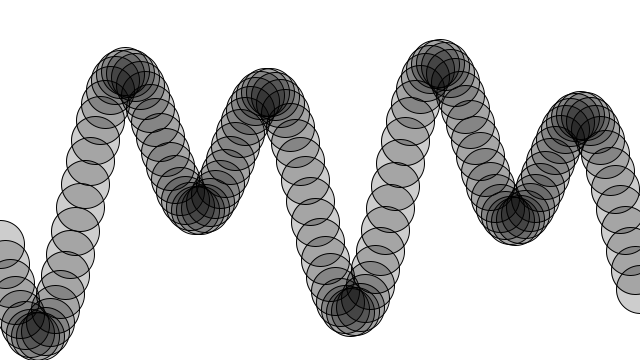
Frame 1 (no input)
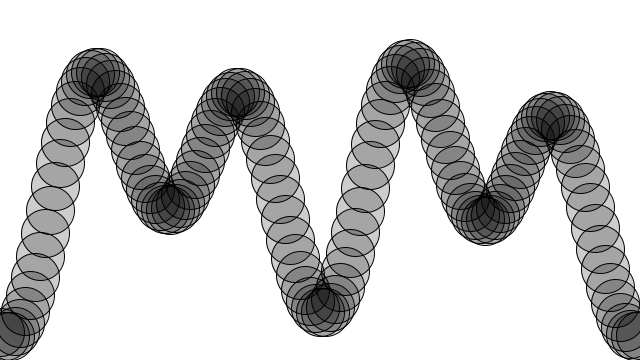
Frame 60 (the mouse pressed at the canvas centre just before this capture)
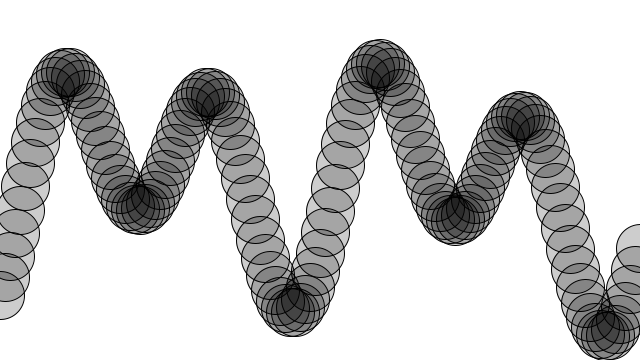
Frame 120 (the mouse held since frame 60 and released just before this capture)

The Processing sketch that drew these frames (run headless with seeded random() and noise(); from frame 60 on, the mouse is pressed at the canvas centre):

// Processing sketch: CombinedFilledWave
// ── CombinedFilledWave.pde
float startAngle = 0;
float angleVel = 0.1;

void setup() {
  background(255);
  size(640, 360);
}

void draw() {
  background(255, 50);
  float angle = startAngle;
  for(int x = 0; x <= width; x+= 5) {
    float y = map(sin(angle) + 2*cos(angle) + 3.5*sin(2*angle) + 0.5*cos(0.5*angle),-7,7,0,height);
    stroke(0);
    fill(0, 50);
    ellipse(x,y,48,48);
    angle+=angleVel;
  }
  startAngle+=angleVel/10;
}
